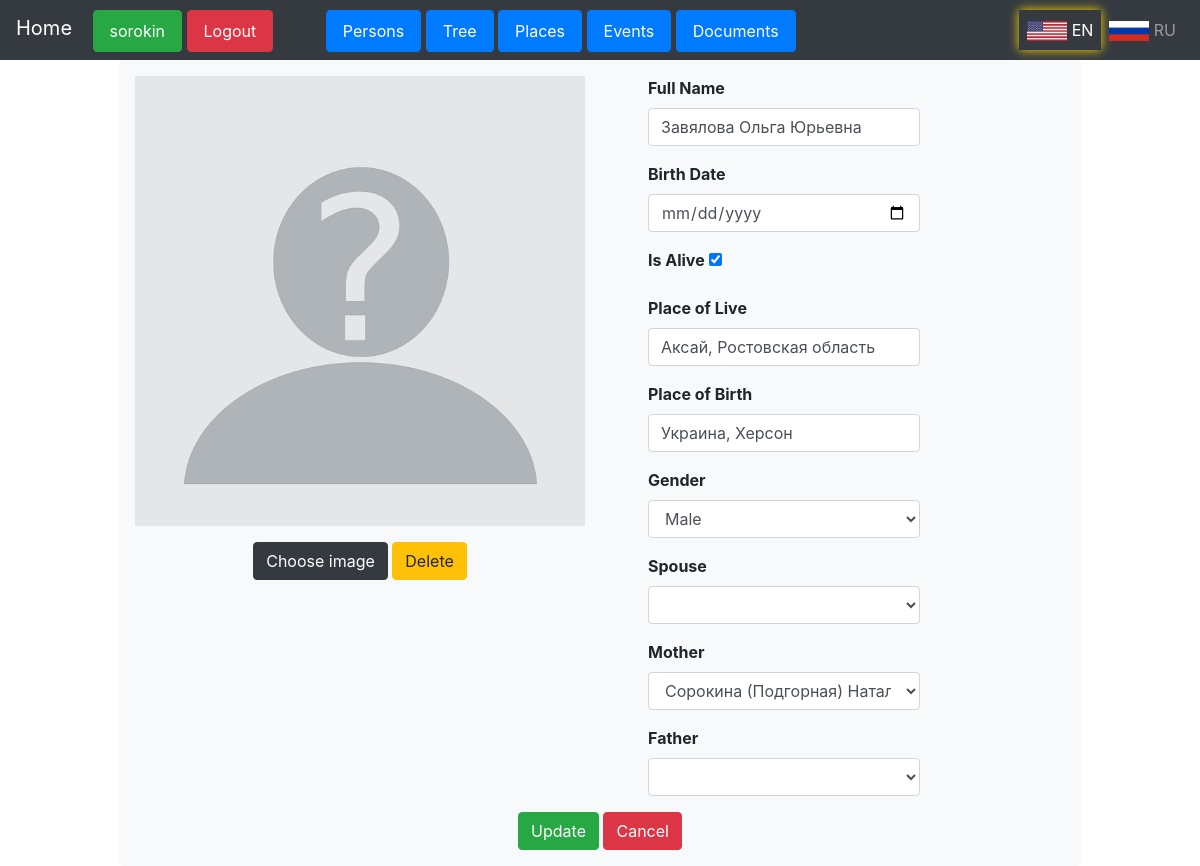
Screenshot of /persons/user/sorokin/edit_person/44 (signed in) with the database file from the repository.
### treeflaskapp/models.py (models this page shows, shortened)
class User(UserMixin, db.Model):
    id = db.Column(db.Integer, primary_key=True)
    username = db.Column(db.String(100), unique=True)
    email = db.Column(db.String(120), unique=True)
    first_name = db.Column(db.String(100))
    last_name = db.Column(db.String(100))
    date_of_birth = db.Column(Date, nullable=True)
    password_hash = db.Column(db.String(128))
    people = db.relationship('Person', backref='user', lazy=True)
    places = db.relationship('Place', backref='user', lazy=True)
    events = db.relationship('Event', backref='user', lazy=True)

class Person(db.Model):
    id = db.Column(db.Integer, primary_key=True)
    user_id = db.Column(db.Integer, db.ForeignKey('user.id'), nullable=False)
    name = db.Column(db.String(200))
    birth_date = db.Column(db.Date)
    death_date = db.Column(db.Date)
    image_file = db.Column(db.String(120), nullable=True)
    is_alive = db.Column(db.Boolean, default=True)
    place_of_live = db.Column(db.String(120), nullable=True)
    place_of_birth = db.Column(db.String(120), nullable=True)
    age = db.Column(db.String(120), nullable=True)
    gender = db.Column(db.String(120), nullable=True)
    spouse_id = db.Column(db.Integer, db.ForeignKey('person.id'), nullable=True)  # table.id
    mother_id = db.Column(db.Integer, db.ForeignKey('person.id'), nullable=True)
    father_id = db.Column(db.Integer, db.ForeignKey('person.id'), nullable=True)
    spouse = db.relationship('Person', foreign_keys=[spouse_id], remote_side=[id])
    mother = db.relationship('Person', foreign_keys=[mother_id],
                             backref=db.backref('maternal_children', lazy='dynamic'), remote_side=lambda: Person.id)
    father = db.relationship('Person', foreign_keys=[father_id],
                             backref=db.backref('paternal_children', lazy='dynamic'), remote_side=lambda: Person.id)
    comment = db.Column(db.String(300), nullable=True)

### treeflaskapp/blueprint_persons.py (the view, shortened to what this page needs)
@persons.route('/user/<username>/edit_person/<int:id>', methods=['GET', 'POST'])
@login_required
def edit_person(username, id):
    person = Person.query.get(id)
    if person is None or person.user_id != current_user.id:
        return "Unauthorized", 403
    form = PersonForm(obj=person, user_language=g.user_language)
    for relation in ['spouse', 'mother', 'father']:
        persons = get_persons(relation, person)
        related_person = Person.query.get(getattr(person, f"{relation}_id")) if getattr(person, f"{relation}_id") else None
        getattr(form, relation).choices = get_choices(persons, related_person)
    return render_template('edit_person.html', form=form, username=username, person=person)

### treeflaskapp/__init__.py (called while the page is built)
@app.before_request
def before_request():
    g.user_language = session.get('user_language')
    if g.user_language not in ['en', 'ru']:
        g.user_language = 'en'  # default to English if no valid language is set in session

### treeflaskapp/blueprint_persons.py (called while the page is built)
def get_choices(persons, selected_person):
    if persons is not None:
        choices = [(p.id, p.name) for p in persons]
        if selected_person is not None and (selected_person.id, selected_person.name) in choices:
            choices.remove((selected_person.id, selected_person.name))
            choices.insert(0, (None, ''))
            choices.insert(0, (selected_person.id, selected_person.name))
        else:
            choices.insert(0, (None, ''))
        return choices

def get_persons(role, person):
    if person is not None:
        if role == 'spouse':
            return Person.query.filter(and_(Person.gender != person.gender, Person.id != person.id,
                                            Person.user_id == current_user.id)).order_by(Person.id).all()
        elif role == 'mother':
            return Person.query.filter(
                and_(Person.gender == 'Female', Person.id != person.id, Person.user_id == current_user.id)).order_by(
                Person.id).all()
        elif role == 'father':
            return Person.query.filter(
                and_(Person.gender == 'Male', Person.id != person.id, Person.user_id == current_user.id)).order_by(
                Person.id).all()

### treeflaskapp/routes.py (called while the page is built)
@login_manager.user_loader
def load_user(user_id):
    return User.query.get(int(user_id))

@app.before_request
def before_request():
    g.user_language = session.get('user_language', 'en')

### treeflaskapp/templates/edit_person.html (shortened to what this page needs)
{% extends "user_panel.html" %}
{% block content %}
<div class="container">
    <div class="form-container bg-light p-3 rounded">
        <form action="/persons/user/{{ username }}/edit_person/{{ person.id }}" method="post" enctype="multipart/form-data" class="needs-validation" novalidate>
            <div class="row">
                <div class="col-md-6 text-left">
                    <div class="form-group text-center">
                        <div class="form-group text-center">
                            {% if person.image_file %}
                                <img id="myImg" src="{{ url_for('static', filename=person.image_file) }}"
                                     alt="Person Image"
                                     style="width: 100%; max-width: 30.0em; height: auto; object-fit: cover;"
                                     data-toggle="modal" data-target="#myModal"
                                     data-filename="{{ person.image_file }}">
                                <div class="modal fade" id="myModal">
                                  <div class="modal-dialog modal-dialog-centered modal-lg">
                                    <div class="modal-content">
                                      <button type="button" class="close" data-dismiss="modal">×</button>
                                      <div class="modal-body">
                                        <img class="img-fluid" id="img01">
                                      </div>
                                    </div>
                                  </div>
                                </div>
                            {% else %}
                                <img src="{{ url_for('static', filename='images/no-user-photo.png') }}"
                                     alt="No User Photo"
                                     style="width: 100%; max-width: 35.0em; height: auto; object-fit: cover;">
                            {% endif %}
                        </div>
                        <label class="custom-file-upload">
                            <span id="file-name">
                                <button type="button" id="file-upload-button" class="btn btn-dark">
                                    {% if g.user_language == 'en' %}
                                        Choose image
                                    {% elif g.user_language == 'ru' %}
                                        Выберите фото
                                    {% endif %}
                                </button>
                            </span>
                        </label>
                        <button type="button" id="file-upload-delete" class="btn btn-warning">
                            {% if g.user_language == 'en' %}
                                Delete
                            {% elif g.user_language == 'ru' %}
                                Удалить
                            {% endif %}
                        </button>
                    </div>
                </div>
                <div class="col-md-4 text-left pl-5 pr-0">
                    <div class="form-group">
                        <strong>{{ form.name.label(class="form-label") }}</strong>
                        {{ form.name(class="form-control", required=True) }}
                    </div>
                    <div class="form-group">
                        <strong>{{ form.birth_date.label(class="form-label") }}</strong>
                        {{ form.birth_date(class="form-control") }}
                    </div>
                    <div class="form-group">
                        <strong>{{ form.is_alive.label(class="form-label") }}</strong>
                        <input type="checkbox" id="is_alive" {% if person.is_alive %}checked{% endif %}>
                    </div>
                    <div class="form-group">
                        <strong>{{ form.place_of_live.label(class="form-label") }}</strong>
                        {{ form.place_of_live(class="form-control") }}
                    </div>
                    <div class="form-group">
                        <strong>{{ form.place_of_birth.label(class="form-label") }}</strong>
                        {{ form.place_of_birth(class="form-control") }}
                    </div>
                    <div class="form-group">
                        <strong>{{ form.gender.label(class="form-label") }}</strong>
                        {{ form.gender(class="form-control") }}
                    </div>
                    <div class="form-group">
                        <strong>{{ form.spouse.label(class="form-label") }}</strong>
                        {{ form.spouse(class="form-control", id="spouse-select") }}
                    </div>
                     <div class="form-group">
                        <strong>{{ form.mother.label(class="form-label") }}</strong>
                        {{ form.mother(class="form-control", id="mother-select") }}
                    </div>
                    <div class="form-group">
                        <strong>{{ form.father.label(class="form-label") }}</strong>
                        {{ form.father(class="form-control", id="father-select") }}
                    </div>
                </div>
            </div>
            <div class="text-center">
                {% if g.user_language == 'en' %}
                    {{ form.submit(class='btn btn-success', value='Update') }}
                        <a href="{{ url_for('persons.persons_view', username=username) }}" class="btn btn-danger">Cancel</a>
                {% elif g.user_language == 'ru' %}
                    {{ form.submit(class='btn btn-success', value='Обновить') }}
                        <a href="{{ url_for('persons.persons_view', username=username) }}" class="btn btn-danger">Отмена</a>
                {% endif %}
            </div>
        </form>
    </div>
</div>
{% endblock %}

### treeflaskapp/templates/user_panel.html (shortened to what this page needs)
<!DOCTYPE html>
<html>
<head>
    <link rel="stylesheet" href="https://stackpath.bootstrapcdn.com/bootstrap/4.3.1/css/bootstrap.min.css">
</head>
<body>
<nav class="navbar navbar-expand-lg navbar-dark bg-dark d-flex justify-content-between">
  <div>
    <a class="navbar-brand" href="{{ url_for('index') }}">
      {% if g.user_language == 'ru' %}
        Главная
      {% else %}
        Home
      {% endif %}
    </a>
    {% if session['username'] %}
      <a class="btn btn-success nav-link d-inline-block" href="{{ url_for('user_profile', username=session['username']) }}">{{ session['username'] }}</a>
      <a class="btn btn-danger nav-link d-inline-block mr-5" href="{{ url_for('logout') }}">
        {% if g.user_language == 'ru' %}
          Выйти
        {% else %}
          Logout
        {% endif %}
      </a>
      <a class="btn btn-primary nav-link d-inline-block {{ 'active' if request.path == url_for('persons.persons_view', username=session['username']) }}" href="{{ url_for('persons.persons_view', username=session['username']) }}">
        {% if g.user_language == 'ru' %}
          Персоны
        {% else %}
          Persons
        {% endif %}
      </a>
      <a class="btn btn-primary nav-link d-inline-block {{ 'active' if request.path == url_for('persons.persons_tree', username=session['username']) }}" href="{{ url_for('persons.persons_tree', username=session['username']) }}">
          {% if g.user_language == 'ru' %}
            Дерево
          {% else %}
            Tree
          {% endif %}
        </a>
      <a class="btn btn-primary nav-link d-inline-block {{ 'active' if request.path == url_for('places.places_view', username=session['username']) }}" href="{{ url_for('places.places_view', username=session['username']) }}">
        {% if g.user_language == 'ru' %}
          Места
        {% else %}
          Places
        {% endif %}
      </a>
      <a class="btn btn-primary nav-link d-inline-block {{ 'active' if request.path == url_for('events.events_view', username=session['username']) }}" href="{{ url_for('events.events_view', username=session['username']) }}">
        {% if g.user_language == 'ru' %}
          События
        {% else %}
          Events
        {% endif %}
      </a>
      <a class="btn btn-primary nav-link d-inline-block {{ 'active' if request.path == url_for('documents.documents_view', username=session['username']) }}" href="{{ url_for('documents.documents_view', username=session['username']) }}">
        {% if g.user_language == 'ru' %}
          Документы
        {% else %}
          Documents
        {% endif %}
      </a>
    </div>
  {% endif %}
  <div class="navbar-nav ml-auto d-flex flex-row">
    <a class="nav-link {{ 'active' if g.user_language == 'en' }}" href="{{ url_for('set_language', language='en') }}">
      <img src="{{ url_for('static', filename='images/us_flag.png') }}" alt="EN" style="height:20px;">
      EN
    </a>
    <a class="nav-link {{ 'active' if g.user_language == 'ru' }}" href="{{ url_for('set_language', language='ru') }}">
      <img src="{{ url_for('static', filename='images/ru_flag.png') }}" alt="RU" style="height:20px;">
      RU
    </a>
  </div>
</nav>
<div class="container-fluid">
  <div class="row">
    <main role="main" class="col-md-9 ml-sm-auto col-lg-10 px-1 p-0 mx-auto" >
      {% block content %}
      {% endblock %}
    </main>
  </div>
</div>
</body>
</html>

### rows the page displays
User: username "sorokin"
Person: name "Завялова Ольга Юрьевна", is_alive "☑", place_of_live "Аксай, Ростовская область", place_of_birth "Украина, Херсон", gender "Male", mother "Сорокина (Подгорная) Наталья Ивановна"
